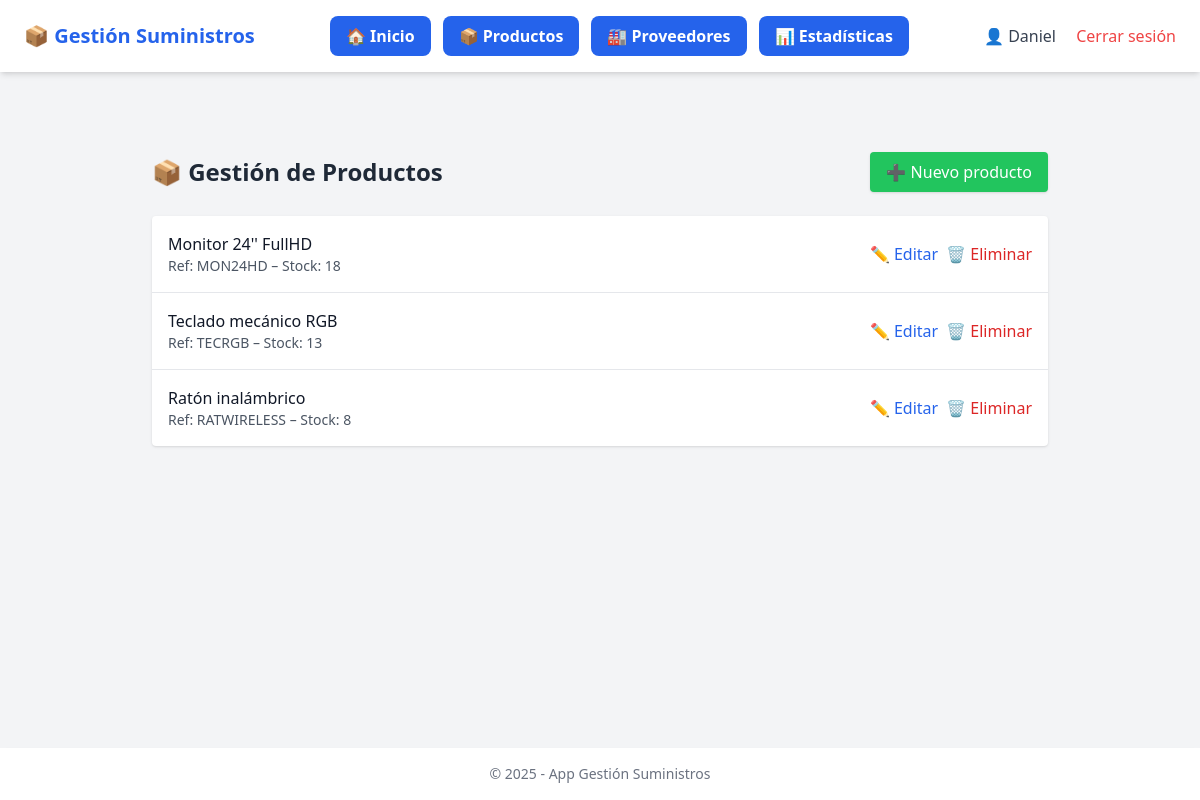
/productos (signed in), run on the app's committed database.
### app/models.py (models this page shows, shortened)
class Usuario(UserMixin, db.Model):
    id = db.Column(db.Integer, primary_key=True)
    nombre = db.Column(db.String(150), nullable=False)
    email = db.Column(db.String(150), unique=True, nullable=False)
    password = db.Column(db.String(256), nullable=False)
    rol = db.Column(db.String(50), nullable=False, default='cliente')

class Producto(db.Model):
    id = db.Column(db.Integer, primary_key=True)
    nombre = db.Column(db.String(150), nullable=False)
    descripcion = db.Column(db.Text)
    cantidad = db.Column(db.Integer, nullable=False)
    stock_maximo = db.Column(db.Integer, nullable=False, default=100)
    precio = db.Column(db.Float, nullable=False)
    ubicacion = db.Column(db.String(100))
    referencia = db.Column(db.String(100))
    color = db.Column(db.String(50))
    proveedores = db.relationship('Proveedor', secondary=producto_proveedor, backref='productos')

### app/routes.py (the view)
@main.route('/productos')
@login_required
def listar_productos():
    productos = Producto.query.all()
    productos_stock_bajo = [
        p for p in productos if p.cantidad <= (p.stock_maximo * 0.1)
    ]
    return render_template('productos/listar.html', productos=productos, productos_stock_bajo=productos_stock_bajo)

### app/routes.py (called while the page is built)
@login_manager.user_loader
def load_user(user_id):
    return Usuario.query.get(int(user_id))

### app/templates/productos/listar.html (shortened to what this page needs)
{% extends 'base.html' %}
{% block content %}
<div class="max-w-4xl mx-auto mt-10">
    <div class="flex justify-between items-center mb-6">
        <h1 class="text-2xl font-bold text-gray-800">📦 Gestión de Productos</h1>
        <a href="{{ url_for('main.crear_producto') }}"
           class="bg-green-500 hover:bg-green-600 text-white px-4 py-2 rounded shadow">
            ➕ Nuevo producto
        </a>
    </div>
    <div class="bg-white shadow rounded overflow-hidden">
        <ul class="divide-y divide-gray-200">
            {% for p in productos %}
            <li class="p-4 flex justify-between items-center">
                <div>
                    <p class="font-medium text-gray-900">{{ p.nombre }}</p>
                    <p class="text-sm text-gray-600">Ref: {{ p.referencia }} – Stock: {{ p.cantidad }}</p>
                </div>
                <div class="flex space-x-2">
                    <a href="{{ url_for('main.editar_producto', id=p.id) }}"
                       class="text-blue-600 hover:text-blue-800">✏️ Editar</a>
                    <form method="POST" action="{{ url_for('main.eliminar_producto', id=p.id) }}"
                          onsubmit="return confirm('¿Eliminar este producto?');">
                        <button type="submit" class="text-red-600 hover:text-red-800">🗑️ Eliminar</button>
                    </form>
                </div>
            </li>
            {% endfor %}
        </ul>
    </div>
</div>
{% endblock %}

### app/templates/base.html (shortened to what this page needs)
<!DOCTYPE html>
<html lang="es">
<head>
    <script src="https://cdn.tailwindcss.com"></script>
</head>
<body class="bg-gray-100 text-gray-900 font-sans min-h-screen flex flex-col bg-black">
    <nav class="bg-white shadow-md px-6 py-4 flex justify-between items-center">
        <a class="text-xl font-bold cursor-pointer {{ 'text-green-600' if current_user.rol == 'cliente' else 'text-blue-600' }}"
            href="{{ url_for('main.home') }}">
            📦 Gestión Suministros
        </a>
        {% if current_user.is_authenticated %}
        <div class="flex gap-3 flex-wrap">
            {% if current_user.rol == 'admin' %}
            <a href="{{ url_for('main.home') }}"
                class="text-white bg-blue-600 py-2 px-4 rounded-lg font-semibold hover:bg-blue-700 transition">
                🏠 Inicio
            </a>
            <a href="{{ url_for('main.listar_productos') }}"
                class="text-white bg-blue-600 py-2 px-4 rounded-lg font-semibold hover:bg-blue-700 transition">
                📦 Productos
            </a>
            <a href="{{ url_for('main.listar_proveedores') }}"
                class="text-white bg-blue-600 py-2 px-4 rounded-lg font-semibold hover:bg-blue-700 transition">
                🏭 Proveedores
            </a>
            <a href="{{ url_for('main.estadisticas') }}"
                class="text-white bg-blue-600 py-2 px-4 rounded-lg font-semibold hover:bg-blue-700 transition">
                📊 Estadísticas
            </a>
            {% endif %}
        </div>
        {% endif %}
        <div class="space-x-4">
            {% if current_user.is_authenticated %}
            <span class="text-gray-700">👤 {{ current_user.nombre }}</span>
            <a href="{{ url_for('main.logout') }}" class="text-red-500 hover:underline">Cerrar sesión</a>
            {% else %}
            <a href="{{ url_for('main.login') }}" class="text-blue-600 hover:underline">Login</a>
            <a href="{{ url_for('main.register') }}" class="text-blue-600 hover:underline">Registro</a>
            {% endif %}
        </div>
    </nav>
    <main class="flex-1 container mx-auto px-4 py-6">
        {% block content %}{% endblock %}
    </main>
    <footer class="bg-white shadow-md text-center text-sm text-gray-500 py-4 mt-auto">
        &copy; {{ current_year or 2025 }} - App Gestión Suministros
    </footer>
</body>
</html>

### data on the page
Usuario: nombre "Daniel"
Producto: nombre "Monitor 24'' FullHD", referencia "MON24HD", cantidad "18"
Producto: nombre "Teclado mecánico RGB", referencia "TECRGB", cantidad "13"
Producto: nombre "Ratón inalámbrico", referencia "RATWIRELESS", cantidad "8"

### other printed values
{{ current_year or 2025 }} "2025"
